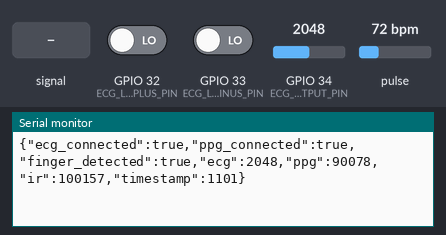
Simulated run of this sketch. Board: ESP32. Parts: the last lines printed to the serial monitor. The inputs (shaded band) are chosen by the test bench; at power-on: GPIO 32 (ECG_LO_PLUS_PIN) LOW, pulse 72 bpm, GPIO 34 (ECG_OUTPUT_PIN) = 2048, GPIO 33 (ECG_LO_MINUS_PIN) LOW.

Above: at 1.2 s.
1.3 s: GPIO 32 (ECG_LO_PLUS_PIN) driven HIGH
At 1.32 s:
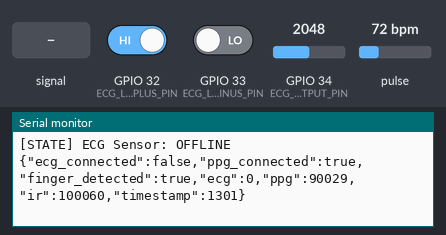
2.8 s: pulse set to 42 bpm
At 2.82 s:
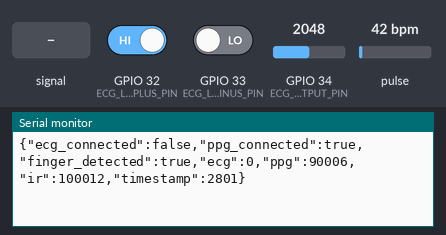
4.3 s: pulse set to 70 bpm
At 4.32 s:
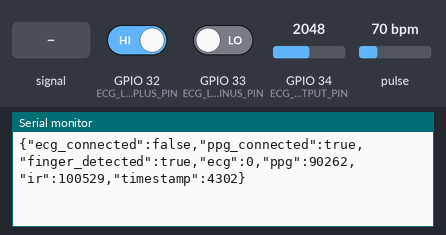
5.8 s: GPIO 32 (ECG_LO_PLUS_PIN) driven LOW
At 5.82 s:
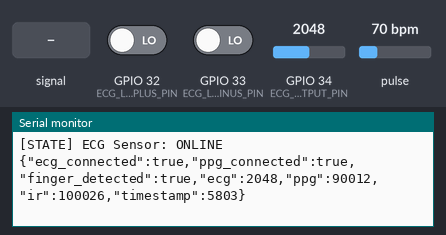
7.3 s: GPIO 34 (ECG_OUTPUT_PIN) fed a 200 Hz sine of ±327 counts around its level
At 7.32 s:
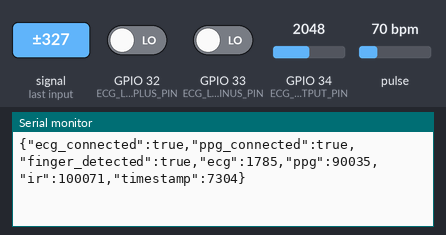
8.8 s: GPIO 34 (ECG_OUTPUT_PIN) set to 2866
At 8.82 s:
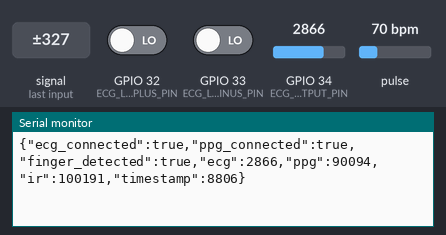
Timing chart, 0 to 11.3 s (numbered marks = the images above; inputs shaded):
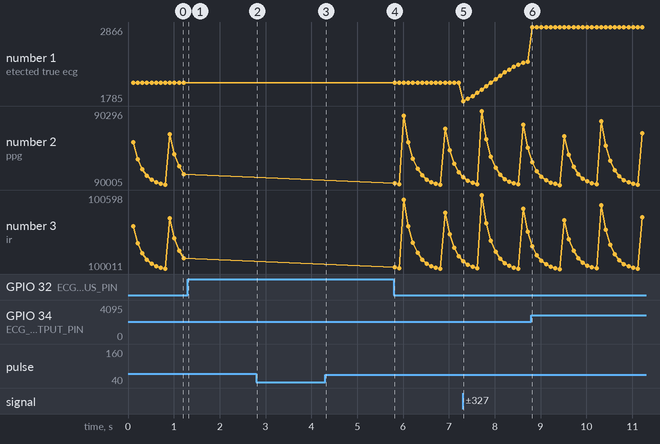

Measured:
- after the input at 1.3 s, the serial monitor: prints a new line at once (image 1)
- after the input at 2.8 s, the serial monitor: prints a new line at once (image 2)
- after the input at 4.3 s, the serial monitor: prints a new line at once (image 3)
- after the input at 5.8 s, the serial monitor: prints a new line at once (image 4)
- after the input at 7.3 s, the serial monitor: prints a new line at once (image 5)
- after the input at 8.8 s, the serial monitor: prints a new line at once (image 6)
- plotted number 1: 2048 → 2361 after the input at 7.3 s, 2361 → 2866 after the input at 8.8 s

The sketch:

esp32_vascuscan.ino
```cpp
/*
 * ==============================================================================
 * VASCUSCAN AI - ESP32 BIOMEDICAL STREAMING FIRMWARE
 * ==============================================================================
 *
 * DESCRIPTION:
 * High-performance, real-time biomedical sensor firmware for ESP32.
 * Connects to AD8232 (ECG) and MAX30102 (PPG) sensors to stream synchronous
 * physiological data over Serial (115200 baud) using standard JSON formats.
 *
 * FEATURES:
 * - Real-time ECG Leads-Off Detection
 * - MAX30102 Auto-Reconnection & Initialization
 * - Live Finger Detection via IR threshold
 * - 10Hz (100ms) synchronous JSON telemetry stream
 * - Optimized non-blocking execution loop
 *
 * DEPENDENCIES:
 * - SparkFun MAX3010x Pulse and Proximity Sensor Library
 *
 * ==============================================================================
 */

#include <Wire.h>
#include "MAX30105.h" // Works for MAX30102 as well

// ------------------------------------------------------------------------------
// HARDWARE PIN DEFINITIONS
// ------------------------------------------------------------------------------
#define ECG_OUTPUT_PIN    34  // Analog pin for ECG signal
#define ECG_LO_PLUS_PIN   32  // Leads-Off Detection (+)
#define ECG_LO_MINUS_PIN  33  // Leads-Off Detection (-)

// ------------------------------------------------------------------------------
// SENSOR OBJECTS & STATE VARIABLES
// ------------------------------------------------------------------------------
MAX30105 particleSensor;

unsigned long lastStreamTime = 0;
const unsigned long STREAM_INTERVAL_MS = 100; // 100ms interval (10 Hz)

// State Tracking
bool ecg_connected = false;
bool ppg_connected = false;
bool finger_detected = false;

// Previous states for debug logging
bool prev_ecg_connected = false;
bool prev_ppg_connected = false;
bool prev_finger_detected = false;

// ------------------------------------------------------------------------------
// SETUP
// ------------------------------------------------------------------------------
void setup() {
  // Initialize Serial at specified stable baud rate
  Serial.begin(115200);
  while (!Serial);

  Serial.println("[SYSTEM] Booting VascuScan AI Sensor Firmware...");

  // Configure ECG Pins
  pinMode(ECG_LO_PLUS_PIN, INPUT);
  pinMode(ECG_LO_MINUS_PIN, INPUT);
  pinMode(ECG_OUTPUT_PIN, INPUT);

  // Initialize I2C and MAX30102
  Wire.begin();

  if (!particleSensor.begin(Wire, I2C_SPEED_FAST)) {
    Serial.println("[ERROR] MAX30102 PPG sensor not found. Check I2C wiring.");
    ppg_connected = false;
  } else {
    Serial.println("[SYSTEM] MAX30102 PPG sensor initialized successfully.");

    // Configure sensor with default biomedical settings
    // ledBrightness=0x1F, sampleAverage=4, ledMode=2 (Red+IR), sampleRate=400, pulseWidth=411, adcRange=4096
    particleSensor.setup(60, 4, 2, 400, 411, 4096);
    ppg_connected = true;
  }

  Serial.println("[SYSTEM] Initialization Complete. Starting real-time stream...");
}

// ------------------------------------------------------------------------------
// MAIN LOOP
// ------------------------------------------------------------------------------
void loop() {
  unsigned long currentTime = millis();

  // Non-blocking timer for 100ms intervals
  if (currentTime - lastStreamTime >= STREAM_INTERVAL_MS) {
    lastStreamTime = currentTime;

    // -----------------------------------------------------
    // 1. ECG CONNECTION & DATA ACQUISITION
    // -----------------------------------------------------
    // The AD8232 pulls LO+ or LO- HIGH when leads are disconnected
    if ((digitalRead(ECG_LO_PLUS_PIN) == 1) || (digitalRead(ECG_LO_MINUS_PIN) == 1)) {
      ecg_connected = false;
    } else {
      ecg_connected = true;
    }

    int ecg_value = 0;
    if (ecg_connected) {
      ecg_value = analogRead(ECG_OUTPUT_PIN);
    }

    // -----------------------------------------------------
    // 2. PPG CONNECTION, RECOVERY & DATA ACQUISITION
    // -----------------------------------------------------
    long ppg_red = 0;
    long ppg_ir = 0;

    if (ppg_connected) {
      ppg_ir = particleSensor.getIR();
      ppg_red = particleSensor.getRed();

      // If values drop exactly to 0 abruptly, I2C might have crashed/disconnected
      if (ppg_ir == 0 && ppg_red == 0) {
        ppg_connected = false; // Mark as offline to trigger reconnect
      } else {
        // Evaluate live finger detection based on IR threshold
        finger_detected = (ppg_ir > 50000);
      }
    } else {
      // Robust reconnection handler
      if (particleSensor.begin(Wire, I2C_SPEED_FAST)) {
        particleSensor.setup(60, 4, 2, 400, 411, 4096);
        ppg_connected = true;
        Serial.println("[RECOVERY] MAX30102 PPG sensor reconnected successfully.");
      }
      finger_detected = false;
    }

    // -----------------------------------------------------
    // 3. DEBUG STATE LOGGING
    // -----------------------------------------------------
    if (ecg_connected != prev_ecg_connected) {
      Serial.print("[STATE] ECG Sensor: ");
      Serial.println(ecg_connected ? "ONLINE" : "OFFLINE");
      prev_ecg_connected = ecg_connected;
    }

    if (ppg_connected != prev_ppg_connected) {
      Serial.print("[STATE] PPG Sensor: ");
      Serial.println(ppg_connected ? "ONLINE" : "OFFLINE");
      prev_ppg_connected = ppg_connected;
    }

    if (finger_detected != prev_finger_detected) {
      Serial.print("[STATE] Patient Finger: ");
      Serial.println(finger_detected ? "DETECTED" : "REMOVED");
      prev_finger_detected = finger_detected;
    }

    // -----------------------------------------------------
    // 4. JSON TELEMETRY SERIALIZATION
    // -----------------------------------------------------
    // Constructing manual JSON for high-performance, low-overhead streaming

    Serial.print("{");

    Serial.print("\"ecg_connected\":");
    Serial.print(ecg_connected ? "true" : "false");
    Serial.print(",");

    Serial.print("\"ppg_connected\":");
    Serial.print(ppg_connected ? "true" : "false");
    Serial.print(",");

    Serial.print("\"finger_detected\":");
    Serial.print(finger_detected ? "true" : "false");
    Serial.print(",");

    Serial.print("\"ecg\":");
    Serial.print(ecg_value);
    Serial.print(",");

    Serial.print("\"ppg\":");
    Serial.print(ppg_red);
    Serial.print(",");

    Serial.print("\"ir\":");
    Serial.print(ppg_ir);
    Serial.print(",");

    Serial.print("\"timestamp\":");
    Serial.print(currentTime);

    Serial.println("}");
  }
}
```
